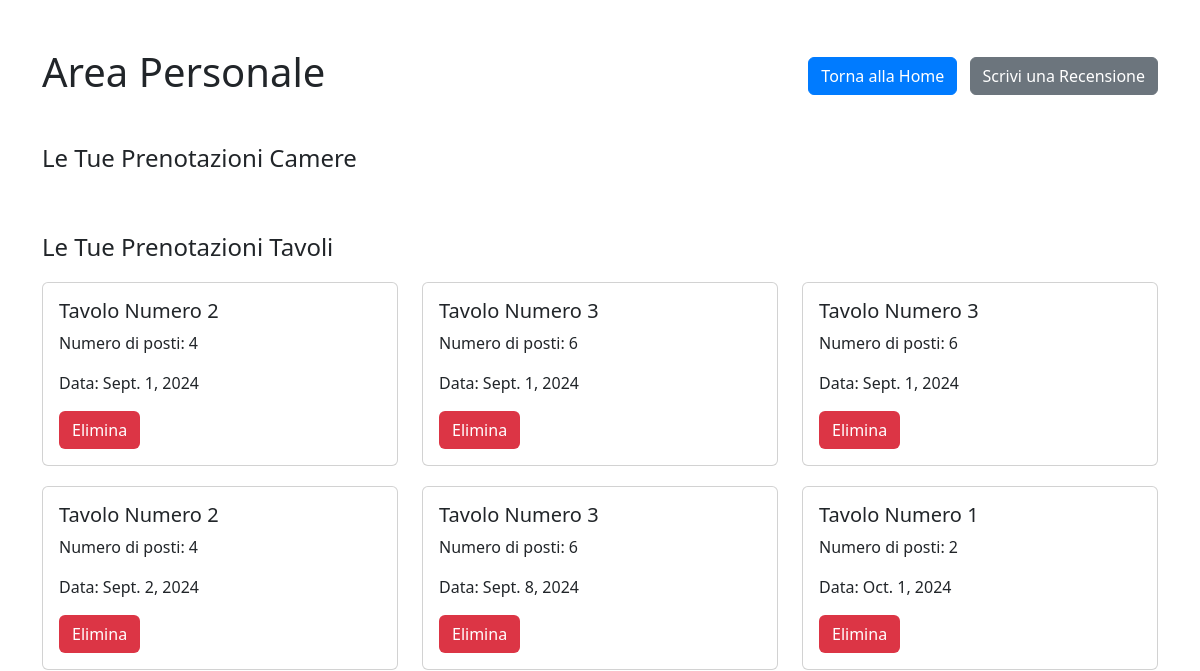
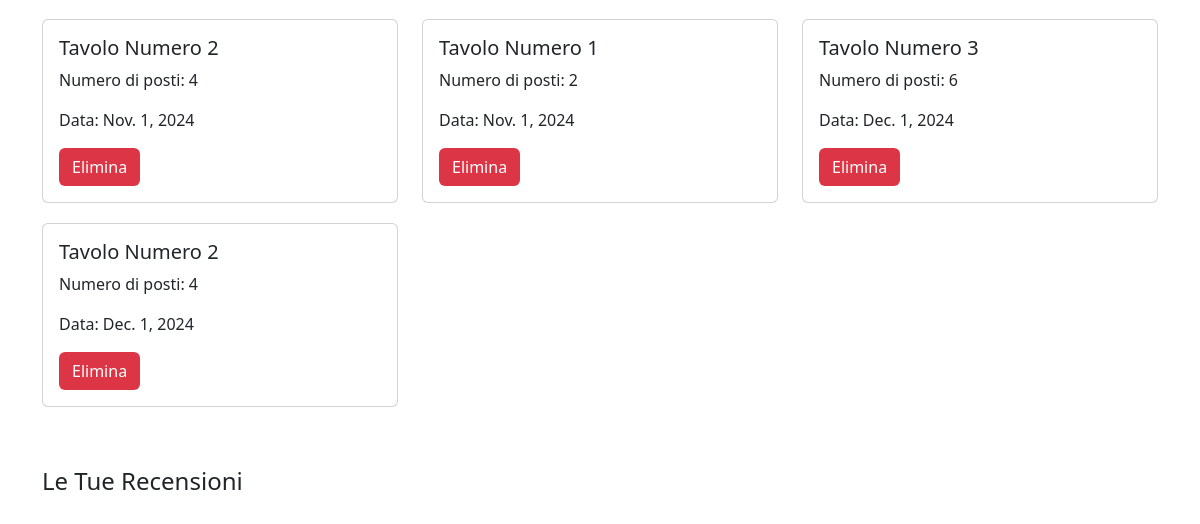
The app's page /core/area_personale (signed in), older data (2 pictures, top to bottom).
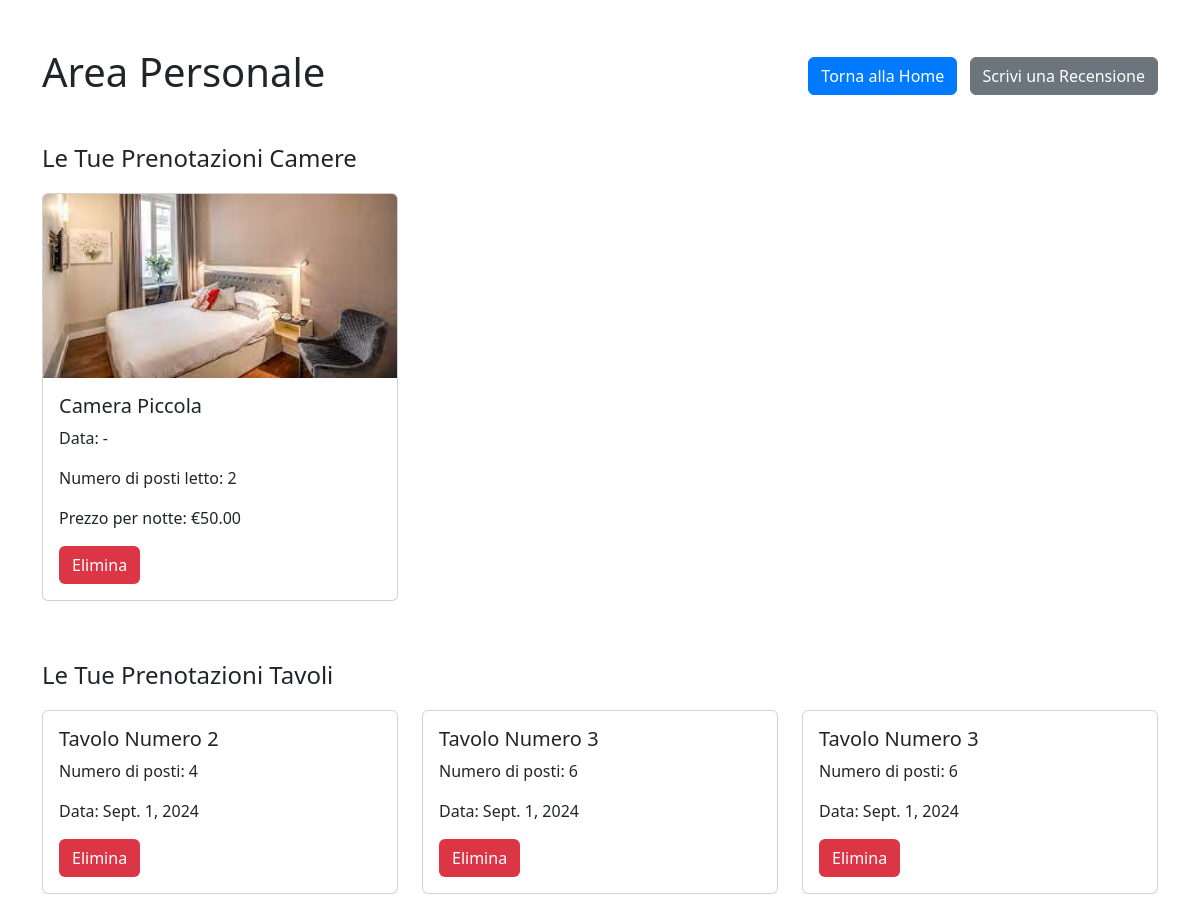
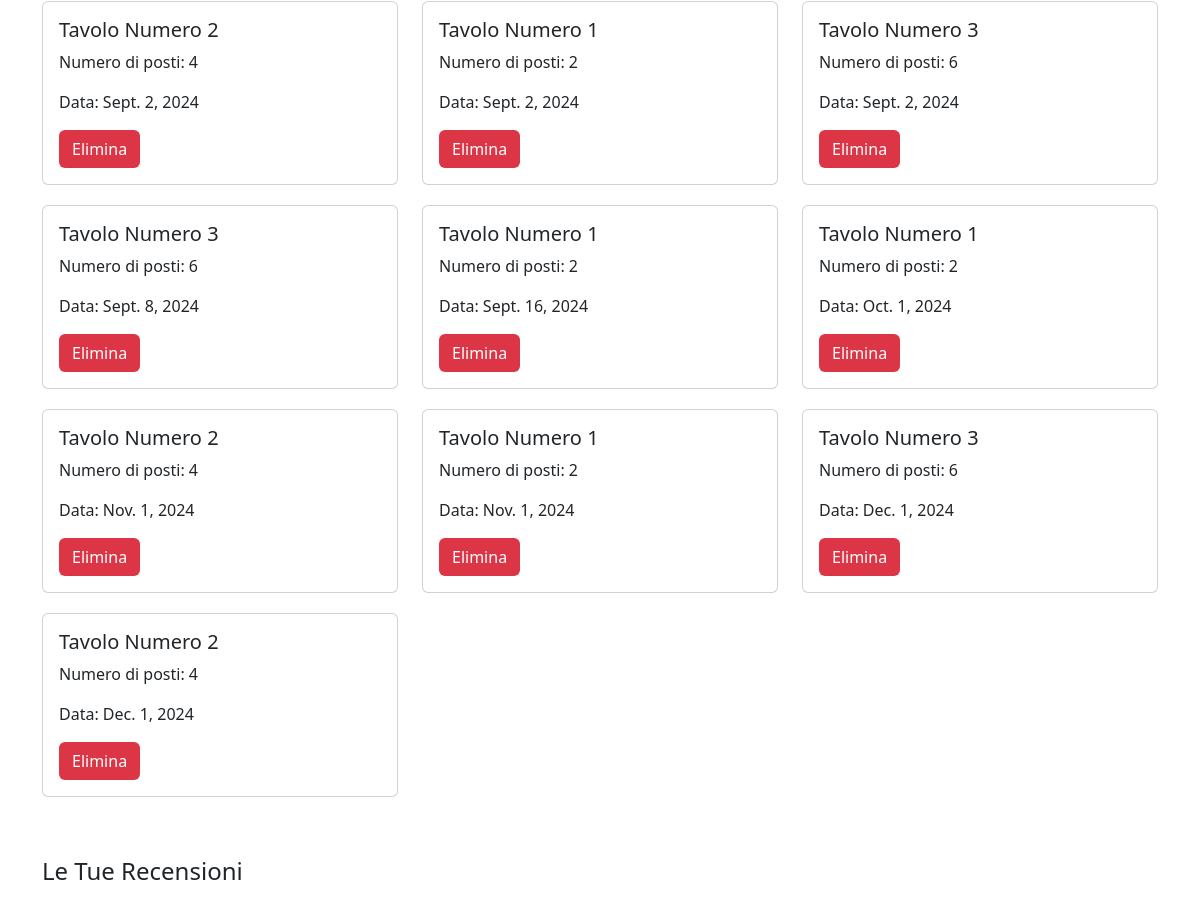
The same page, newer data (2 pictures, top to bottom).
### core/models.py (models this page shows, shortened)
class TavoloBooking(models.Model):
    user = models.ForeignKey(User, on_delete=models.CASCADE)
    tavolo = models.ForeignKey(Tavolo, on_delete=models.CASCADE)
    data = models.DateField()
    orario_arrivo = models.TimeField()
    tipo_pasto = models.CharField(choices=[('pranzo', 'Pranzo'), ('cena', 'Cena')], max_length=15)
    numero_persone = models.IntegerField()
    numero_telefono = models.CharField(max_length=15)
    email = models.EmailField(max_length=254)
    note = models.TextField(blank=True, null=True)
    class Meta:
        verbose_name = "Prenotazione Tavolo"
        verbose_name_plural = "Prenotazioni Tavoli"
        ordering = ['data']  # Ordina le prenotazioni per data in modo crescente

class Tavolo(models.Model):
    numero = models.IntegerField(unique=True)
    posti = models.IntegerField()
    class Meta:
        verbose_name = "Tavolo"
        verbose_name_plural = "Tavoli"

class RoomBooking(models.Model):
    user = models.ForeignKey(User, on_delete=models.CASCADE, null=True, blank=True)
    camera = models.ForeignKey(Camera, on_delete=models.CASCADE)  # Associazione corretta alla classe Camera
    start_date = models.DateField()
    end_date = models.DateField()
    numero_telefono = models.CharField(max_length=15)
    email = models.EmailField()
    note = models.TextField(blank=True, null=True)
    created_at = models.DateTimeField(auto_now_add=True)
    class Meta:
        verbose_name = "Prenotazione"
        verbose_name_plural = "Prenotazioni"

class Camera(models.Model):
    SMALL = 'small'
    MEDIUM = 'medium'
    LARGE = 'large'
    ROOM_SIZE_CHOICES = [
        (SMALL, 'Piccola'),
        (MEDIUM, 'Media'),
        (LARGE, 'Grande'),
    ]
    tipo = models.CharField(max_length=10, choices=ROOM_SIZE_CHOICES, unique=True)
    camere_totali = models.IntegerField(default=0)  # Numero totale di camere di questo tipo
    nome = models.CharField(max_length=50)
    numero_posti_letto = models.IntegerField(default=1)
    prezzo_per_notte = models.DecimalField(max_digits=10, decimal_places=2)  # Prezzo per notte
    descrizione = models.TextField(blank=True, null=True)
    immagine1 = models.ImageField(upload_to='camere/', blank=True, null=True)
    immagine2 = models.ImageField(upload_to='camere/', blank=True, null=True)
    immagine3 = models.ImageField(upload_to='camere/', blank=True, null=True)
    class Meta:
        verbose_name = "Camera"
        verbose_name_plural = "Camere"

### core/views.py (the view)
# urls.py: path('area_personale',views.area_personale, name='area_personale'),
@login_required
def area_personale(request):
    prenotazioni_camere = RoomBooking.objects.filter(user=request.user)
    prenotazioni_tavoli = TavoloBooking.objects.filter(user=request.user)
    recensioni = Recensione.objects.filter(user=request.user)
    context = {
        'prenotazioni_camere': prenotazioni_camere,
        'prenotazioni_tavoli': prenotazioni_tavoli,
        'recensioni': recensioni,
    }
    return render(request, 'core/area_personale.html', context)

### core/templates/core/area_personale.html (shortened to what this page needs)
<!doctype html>
<html lang="it">
  <head>
    <link href="https://cdn.jsdelivr.net/npm/bootstrap@5.3.3/dist/css/bootstrap.min.css" rel="stylesheet">
  </head>
  <body>
    <div class="container my-5">
      <div class="d-flex justify-content-between align-items-center mb-4">
        <h1 class="text-center">Area Personale</h1>
        <div>
          <a href="{% url 'core_home' %}" class="btn btn-primary me-2">Torna alla Home</a>
          <a href="{% url 'aggiungi_recensione' %}" class="btn btn-secondary">Scrivi una Recensione</a>
        </div>
      </div>
      <h2 class="section-title">Le Tue Prenotazioni Camere</h2>
      <div class="row">
        {% for prenotazione in prenotazioni_camere %}
          <div class="col-md-4">
            <div class="card">
              <img src="{{ prenotazione.camera.immagine1.url }}" class="card-img-top" alt="Immagine camera">
              <div class="card-body">
                <h5 class="card-title">{{ prenotazione.camera.nome }}</h5>
                <p class="card-text">Data: {{ prenotazione.data_inizio }} - {{ prenotazione.data_fine }}</p>
                <p class="card-text">Numero di posti letto: {{ prenotazione.camera.numero_posti_letto }}</p>
                <p class="card-text">Prezzo per notte: €{{ prenotazione.camera.prezzo_per_notte }}</p>
                <form method="POST" action="{% url 'elimina_prenotazione_camera' prenotazione.id %}">
                  <button type="submit" class="btn delete-btn" onclick="return confirm('Sei sicuro di voler eliminare questa prenotazione?');">Elimina</button>
                </form>
              </div>
            </div>
          </div>
        {% endfor %}
      </div>
      <h2 class="section-title">Le Tue Prenotazioni Tavoli</h2>
      <div class="row">
        {% for prenotazione in prenotazioni_tavoli %}
          <div class="col-md-4">
            <div class="card">
              <div class="card-body">
                <h5 class="card-title">Tavolo Numero {{ prenotazione.tavolo.numero }}</h5>
                <p class="card-text">Numero di posti: {{ prenotazione.tavolo.posti }}</p>
                <p class="card-text">Data: {{ prenotazione.data }}</p>
                <form method="POST" action="{% url 'elimina_prenotazione_tavolo' prenotazione.id %}">
                  <button type="submit" class="btn delete-btn" onclick="return confirm('Sei sicuro di voler eliminare questa prenotazione?');">Elimina</button>
                </form>
              </div>
            </div>
          </div>
        {% endfor %}
      </div>
      <h2 class="section-title">Le Tue Recensioni</h2>
    </div>
  </body>
</html>

Row changes from the older to the newer data that the page shows:
added RoomBooking: camera.immagine1 (picture), camera.nome "Camera Piccola", camera.numero_posti_letto "2", camera.prezzo_per_notte "50.00"
added TavoloBooking: tavolo.numero "1", tavolo.posti "2", data "Sept. 2, 2024"
added TavoloBooking: tavolo.numero "3", tavolo.posti "6", data "Sept. 2, 2024"
added TavoloBooking: tavolo.numero "1", tavolo.posti "2", data "Sept. 16, 2024"
